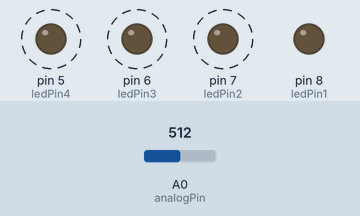
Recording of a sketch running on a simulated Arduino Uno, built with avr-gcc and run on an emulated ATmega328P. Shown: output pins drawn as LEDs (lit = HIGH). Dashed ring = blinking. The inputs (shaded band) are chosen by the test bench; at power-on: A0 (analogPin) = 512.

Above: at 4.95 s.
5.0 s: A0 (analogPin) set to 9
At 8.3 s:
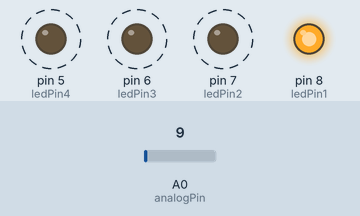
10.1 s: A0 (analogPin) set to 6
At 10.35 s:
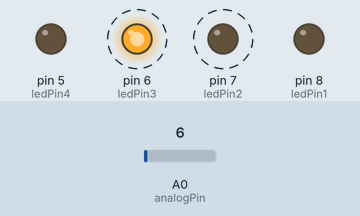
15.2 s: A0 (analogPin) set to 122
At 15.55 s:
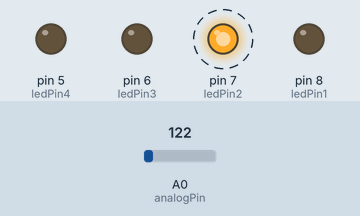
Timing chart, 0 to 26.3 s (numbered marks = the images above; inputs shaded):
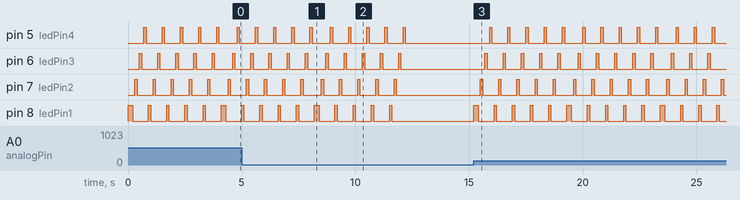

The sketch:

clapping.ino
```cpp
int analogPin = A0;   // KY-037 Analog Output
int ledPin1 = 8;
int ledPin2 = 7;
int ledPin3 = 6;
int ledPin4 = 5;
int analogVal;        // Analog Sound Level

const int soundThreshold = 7;  // Adjust based on Serial Monitor readings

// Duration for the roulette to spin (5 seconds)
const unsigned long rouletteDuration = 5000;

void setup() {
  pinMode(analogPin, INPUT);
  pinMode(ledPin1, OUTPUT);
  pinMode(ledPin2, OUTPUT);
  pinMode(ledPin3, OUTPUT);
  pinMode(ledPin4, OUTPUT);
  Serial.begin(9600);
}

void loop() {
  analogVal = analogRead(analogPin);  // Read analog sound level

  if (analogVal > soundThreshold) {  // Adjust this value for better detection
    digitalWrite(ledPin1, HIGH);  // Turn LED ON
    delay(100);  // Prevent multiple triggers
    digitalWrite(8,HIGH);
    delay(100);
    digitalWrite(8,  LOW);
    delay(100);
    digitalWrite(7,HIGH);
    delay(100);
    digitalWrite(7,  LOW);
    delay(100);
    digitalWrite(6,HIGH);
    delay(100);
    digitalWrite(6,  LOW);
    delay(100);
    digitalWrite(5,HIGH);
    delay(100);
    digitalWrite(5,LOW);
    delay(100);
    digitalWrite(8,HIGH);
    delay(100);
    digitalWrite(8,  LOW);
    delay(100);
    digitalWrite(7,HIGH);
    delay(100);
    digitalWrite(7,  LOW);
    delay(100);
    digitalWrite(6,HIGH);
    delay(100);
    digitalWrite(6,  LOW);
    delay(100);
    digitalWrite(5,HIGH);
    delay(100);
    digitalWrite(5,LOW);
    delay(100);
    digitalWrite(8,HIGH);
    delay(100);
    digitalWrite(8,  LOW);
    delay(100);
    digitalWrite(7,HIGH);
    delay(100);
    digitalWrite(7,  LOW);
    delay(100);
    digitalWrite(6,HIGH);
    delay(100);
    digitalWrite(6,  LOW);
    delay(100);
    digitalWrite(5,HIGH);
    delay(100);
    digitalWrite(5,LOW);
    delay(100);
    digitalWrite(8,HIGH);
    delay(100);
    digitalWrite(8,  LOW);
    delay(100);
    digitalWrite(7,HIGH);
    delay(100);
    digitalWrite(7,  LOW);
    delay(100);
    digitalWrite(6,HIGH);
    delay(100);
    digitalWrite(6,  LOW);
    delay(100);
    digitalWrite(5,HIGH);
    delay(100);
    digitalWrite(5,LOW);
    delay(100);
    digitalWrite(8,HIGH);
    delay(100);
    digitalWrite(8,  LOW);
    delay(100);
    digitalWrite(7,HIGH);
    delay(100);
    digitalWrite(7,  LOW);
    delay(100);
    digitalWrite(6,HIGH);
    delay(100);
    digitalWrite(6,  LOW);
    delay(100);
    digitalWrite(5,HIGH);
    delay(100);
    digitalWrite(5,LOW);
    delay(100);
  } else {
    digitalWrite(ledPin1, LOW);  // Turn LED OFF
    digitalWrite(ledPin2, LOW);
    digitalWrite(ledPin3, LOW);
    digitalWrite(ledPin4, LOW);
  }


}
```

Measured:
- the behaviour switches between 8 and 7 on A0 (analogPin) (found by bisection; images 1 and 2)
- after the input at 10.1 s, pin 5 (ledPin4): goes on until 12.2 s, then stays LOW; pin 6 (ledPin3): goes on until 12.0 s, then stays LOW; pin 7 (ledPin2): goes on until 11.8 s, then stays LOW; pin 8 (ledPin1): goes on until 11.6 s, then stays LOW
- after the input at 15.2 s, pin 5 (ledPin4): alternates HIGH for 0.10 s and LOW for 0.70 s, starting after 0.70 s; pin 6 (ledPin3): alternates HIGH for 0.10 s and LOW for 0.70 s, starting after 0.50 s
- by itself, pin 5 (ledPin4), pin 6 (ledPin3), pin 7 (ledPin2): alternates HIGH for 0.10 s and LOW for 0.70 s
